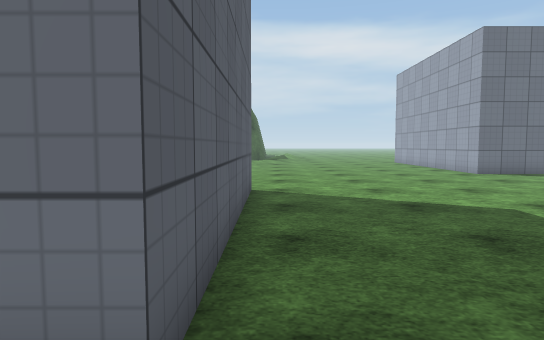
view 1 (above)

18 first-person views from a walk through a 3-D level made in the Unity game engine. The camera is 1.2 m above the floor, tilts 4° down and sees 75° across. The floor is counted in squares, 1 m on a side. Each view is taken from the middle of a square. On the plan, view 1 faces up. The plan holds only what a view shows up to about 14 squares ahead; the rest is blank. The place goes on beyond the plan. Some animated figures are not drawn. Surface patterns are stand-ins for the level's own textures.

view 2
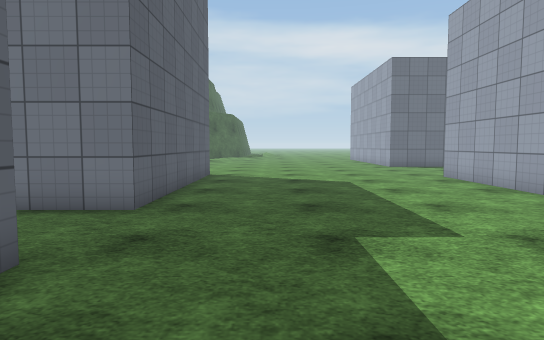

view 3
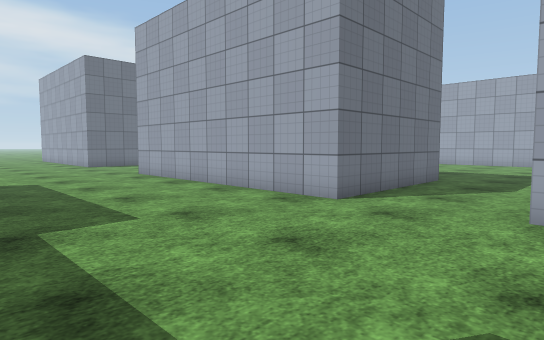

view 4
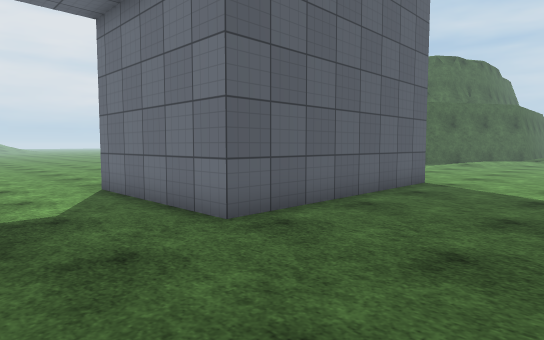

view 5
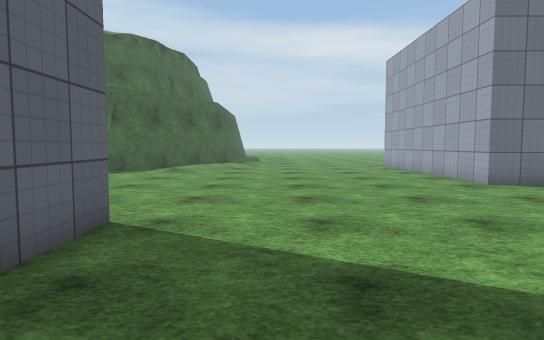

view 6
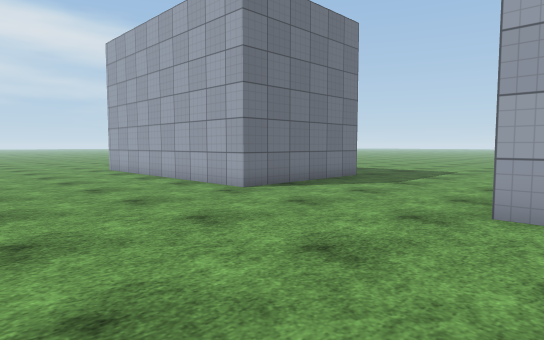

view 7
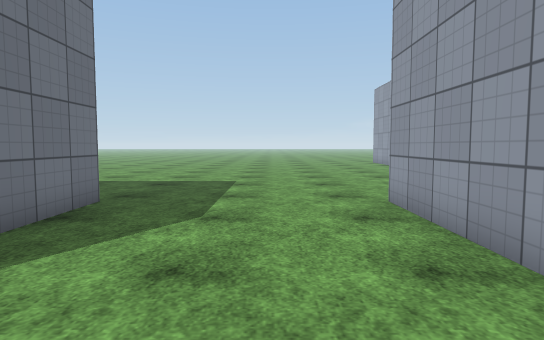

view 8
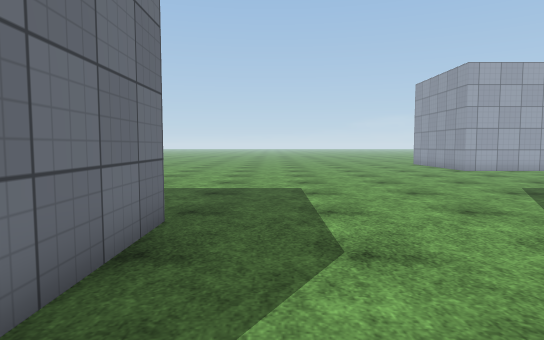

view 9
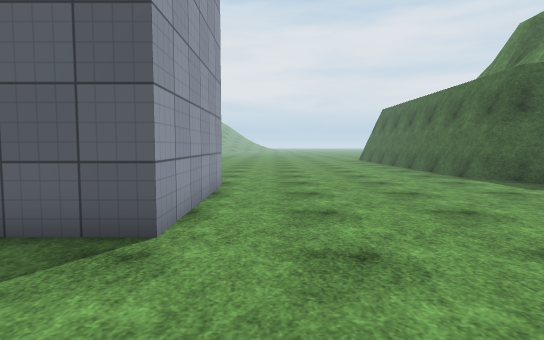

view 10
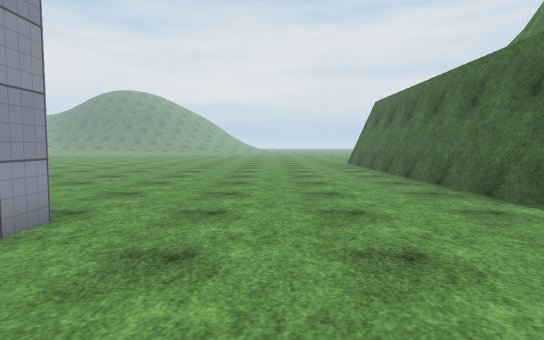

view 11
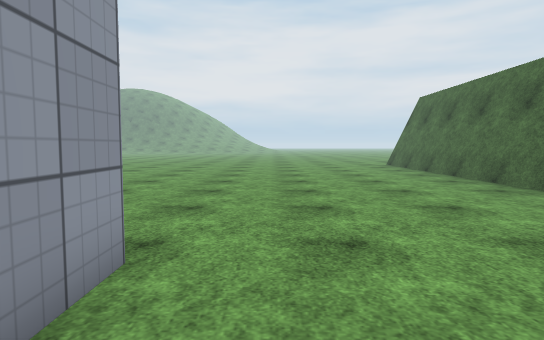

view 12
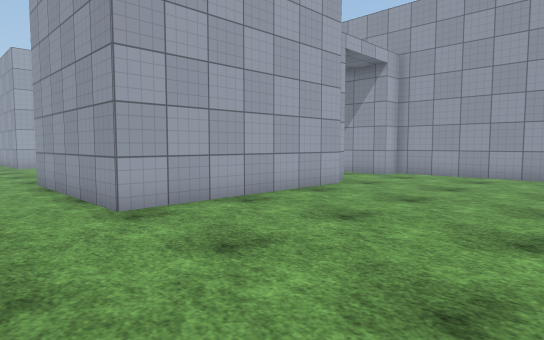

view 13
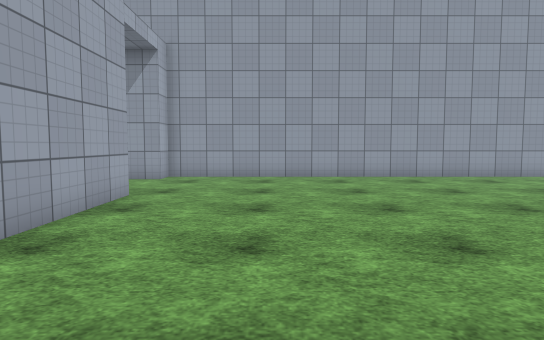

view 14
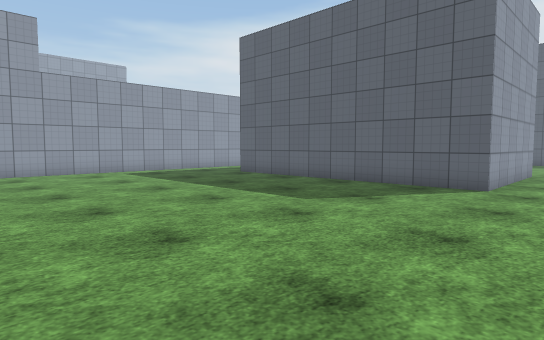

view 15
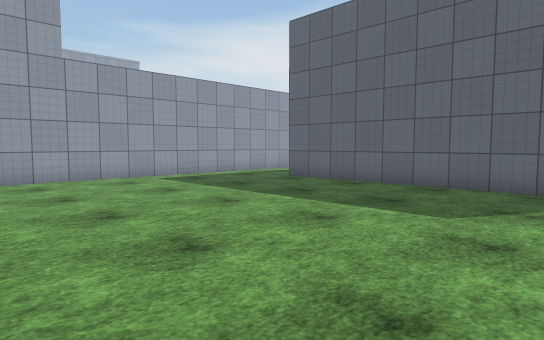

view 16
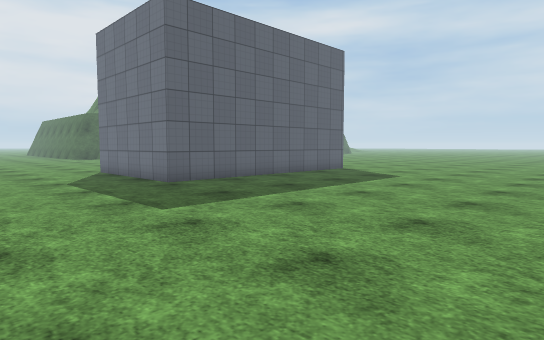

view 17
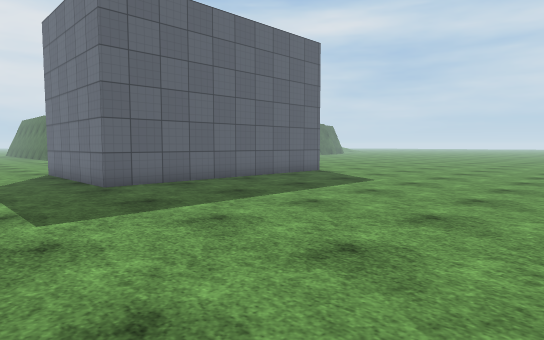

view 18
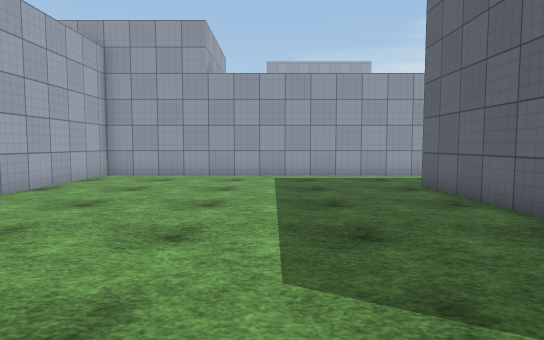

### Floor plan
Points are (right, up) in squares from view 1. A wall is a line through its corners. A room is listed if a view was taken in it or the views show most of it. See-through windows are left out.
Room 1 (views 1, 2, 3, 4, 5, 6, 7, 8, 9, 10, 11, 12, 13, 14, 15, 16, 17, 18)
walls: (8.6, 8.5) (14.5, 8.5) (14.5, -1.5) (8.6, -1.5) (8.6, 8.5); (-6.6, 2.5) (-6.6, 9.5) (-0.5, 9.5) (-0.5, 1.5) (-6.1, 1.5) (-6.1, 1.9); (14.5, 19.5) (14.5, 14.7) (8.6, 14.7) (8.6, 19.5); (13, -5) (25.5, -5); (-8.4, 18.4) (-17.1, 18.4); (-7.7, 19.5) (-8.5, 18.2); (-8.2, 19.1) (-8.5, 18.6) (-17.1, 18.6); (-17.5, -2.5) (-6.1, -2.5) (-6.1, -1.5) (-4.9, -1.5)
low walls: (-8.5, 18.2) (-17, 18.2)

Positions as (right, up) in squares from view 1, and headings:
1: (0, 0), facing up
2: (2, -5), facing up
3: (2, -6), facing up-right
4: (4, -2), facing up-left
5: (2, 4), facing up
6: (2, 7), facing up-right
7: (7, 11), facing right
8: (9, 13), facing right
9: (4, 11), facing left
10: (-1, 13), facing left
11: (-3, 11), facing left
12: (-13, 12), facing down-right
13: (-10, 11), facing down
14: (25, 11), facing down-left
15: (25, 8), facing down-left
16: (25, 9), facing up-left
17: (25, 11), facing up-left
18: (19, 9), facing down
